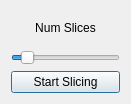
<?xml version="1.0" encoding="UTF-8"?>
<ui version="4.0">
 <class>SliceScreen</class>
 <widget class="QDialog" name="SliceScreen">
  <property name="geometry">
   <rect>
    <x>0</x>
    <y>0</y>
    <width>131</width>
    <height>104</height>
   </rect>
  </property>
  <property name="windowTitle">
   <string>Slice</string>
  </property>
  <layout class="QVBoxLayout" name="verticalLayout">
   <item>
    <widget class="QLabel" name="screenHeader">
     <property name="text">
      <string>Num Slices</string>
     </property>
     <property name="alignment">
      <set>Qt::AlignCenter</set>
     </property>
    </widget>
   </item>
   <item>
    <widget class="ValueSlider" name="numSliceSlider">
     <property name="minimum">
      <number>3</number>
     </property>
     <property name="maximum">
      <number>500</number>
     </property>
     <property name="singleStep">
      <number>1</number>
     </property>
     <property name="value">
      <number>50</number>
     </property>
     <property name="orientation">
      <enum>Qt::Horizontal</enum>
     </property>
    </widget>
   </item>
   <item>
    <widget class="QPushButton" name="startButton">
     <property name="text">
      <string>Start Slicing</string>
     </property>
    </widget>
   </item>
  </layout>
 </widget>
 <customwidgets>
  <customwidget>
   <class>ValueSlider</class>
   <extends>QSlider</extends>
   <header>ValueSlider.h</header>
  </customwidget>
 </customwidgets>
 <resources/>
 <connections/>
</ui>
